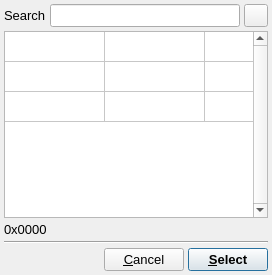
<?xml version="1.0" encoding="UTF-8"?>
<ui version="4.0">
 <class>SelectSymbolDialog</class>
 <widget class="QDialog" name="SelectSymbolDialog">
  <property name="windowModality">
   <enum>Qt::ApplicationModal</enum>
  </property>
  <property name="geometry">
   <rect>
    <x>0</x>
    <y>0</y>
    <width>272</width>
    <height>275</height>
   </rect>
  </property>
  <property name="sizePolicy">
   <sizepolicy hsizetype="Minimum" vsizetype="Fixed">
    <horstretch>0</horstretch>
    <verstretch>0</verstretch>
   </sizepolicy>
  </property>
  <property name="maximumSize">
   <size>
    <width>272</width>
    <height>16777215</height>
   </size>
  </property>
  <property name="font">
   <font>
    <pointsize>10</pointsize>
   </font>
  </property>
  <property name="windowTitle">
   <string>Select Equation</string>
  </property>
  <property name="windowIcon">
   <iconset resource="icons.qrc">
    <normaloff>:/uchroma/icons/uchroma.png</normaloff>:/uchroma/icons/uchroma.png</iconset>
  </property>
  <layout class="QVBoxLayout" name="verticalLayout">
   <property name="spacing">
    <number>4</number>
   </property>
   <property name="margin">
    <number>4</number>
   </property>
   <item>
    <layout class="QHBoxLayout" name="horizontalLayout">
     <property name="spacing">
      <number>4</number>
     </property>
     <item>
      <widget class="QLabel" name="label">
       <property name="text">
        <string>Search</string>
       </property>
      </widget>
     </item>
     <item>
      <widget class="QLineEdit" name="SearchEdit"/>
     </item>
     <item>
      <widget class="QToolButton" name="ClearSearchButton">
       <property name="text">
        <string/>
       </property>
       <property name="icon">
        <iconset resource="icons.qrc">
         <normaloff>:/uchroma/icons/clear.svg</normaloff>:/uchroma/icons/clear.svg</iconset>
       </property>
       <property name="iconSize">
        <size>
         <width>16</width>
         <height>16</height>
        </size>
       </property>
      </widget>
     </item>
    </layout>
   </item>
   <item>
    <widget class="QTableWidget" name="SymbolTable">
     <property name="sizePolicy">
      <sizepolicy hsizetype="Expanding" vsizetype="Expanding">
       <horstretch>0</horstretch>
       <verstretch>0</verstretch>
      </sizepolicy>
     </property>
     <property name="maximumSize">
      <size>
       <width>264</width>
       <height>16777215</height>
      </size>
     </property>
     <property name="font">
      <font>
       <pointsize>20</pointsize>
      </font>
     </property>
     <property name="verticalScrollBarPolicy">
      <enum>Qt::ScrollBarAlwaysOn</enum>
     </property>
     <property name="horizontalScrollBarPolicy">
      <enum>Qt::ScrollBarAlwaysOff</enum>
     </property>
     <property name="editTriggers">
      <set>QAbstractItemView::NoEditTriggers</set>
     </property>
     <property name="selectionMode">
      <enum>QAbstractItemView::SingleSelection</enum>
     </property>
     <property name="selectionBehavior">
      <enum>QAbstractItemView::SelectItems</enum>
     </property>
     <property name="rowCount">
      <number>3</number>
     </property>
     <property name="columnCount">
      <number>3</number>
     </property>
     <attribute name="horizontalHeaderVisible">
      <bool>false</bool>
     </attribute>
     <attribute name="verticalHeaderVisible">
      <bool>false</bool>
     </attribute>
     <row/>
     <row/>
     <row/>
     <column/>
     <column/>
     <column/>
    </widget>
   </item>
   <item>
    <widget class="QLabel" name="SymbolLabel">
     <property name="text">
      <string>0x0000 &lt;None&gt;</string>
     </property>
    </widget>
   </item>
   <item>
    <widget class="Line" name="line">
     <property name="orientation">
      <enum>Qt::Horizontal</enum>
     </property>
    </widget>
   </item>
   <item>
    <layout class="QHBoxLayout" name="horizontalLayout_6">
     <item>
      <spacer name="horizontalSpacer_2">
       <property name="orientation">
        <enum>Qt::Horizontal</enum>
       </property>
       <property name="sizeHint" stdset="0">
        <size>
         <width>40</width>
         <height>20</height>
        </size>
       </property>
      </spacer>
     </item>
     <item>
      <widget class="QPushButton" name="CancelButton">
       <property name="text">
        <string>&amp;Cancel</string>
       </property>
      </widget>
     </item>
     <item>
      <widget class="QPushButton" name="SelectButton">
       <property name="font">
        <font>
         <weight>75</weight>
         <bold>true</bold>
        </font>
       </property>
       <property name="text">
        <string>&amp;Select</string>
       </property>
       <property name="default">
        <bool>true</bool>
       </property>
      </widget>
     </item>
    </layout>
   </item>
  </layout>
 </widget>
 <resources>
  <include location="icons.qrc"/>
 </resources>
 <connections/>
</ui>
